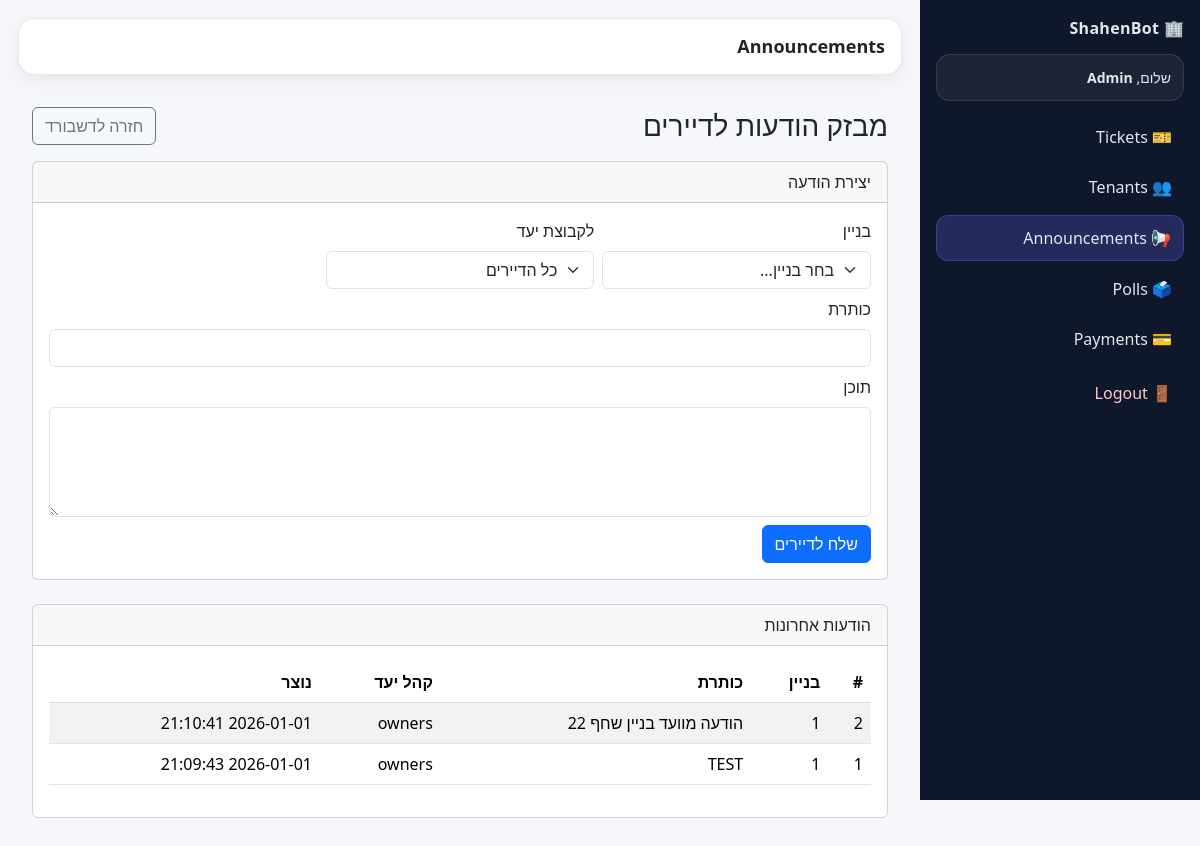
Screenshot of /admin/announcements (signed in) with the database file from the repository.
### tables this page shows
CREATE TABLE staff_users (
            id INTEGER PRIMARY KEY AUTOINCREMENT,
            username TEXT NOT NULL UNIQUE,
            password_hash TEXT NOT NULL,
            role TEXT NOT NULL,          -- 'super_admin' | 'building_admin'
            building_id INTEGER,         -- NULL for super_admin
            created_at TEXT, email TEXT, telegram_user_id TEXT,
            FOREIGN KEY(building_id) REFERENCES buildings(id)
        );

CREATE TABLE announcements (
            id INTEGER PRIMARY KEY AUTOINCREMENT,
            building_id INTEGER NOT NULL,
            title TEXT NOT NULL,
            body TEXT NOT NULL,
            target_group TEXT NOT NULL DEFAULT 'all', -- all/owners/renters
            created_at TEXT NOT NULL DEFAULT (datetime('now'))
            );

### app.py (the view)
@app.get("/admin/announcements")
@admin_required
def admin_announcements():
    staff, role, building_id_scope = get_staff_scope()
    buildings = get_buildings_db() if role == "super_admin" else []
    items = list_announcements_db(building_id_scope)
    return render_template(
        "admin_announcements.html",
        staff=staff,
        role=role,
        buildings=buildings,
        building_id=building_id_scope,
        items=items,
    )

### app.py (called while the page is built)
def get_staff_scope():
    staff_user_id = session.get("staff_user_id")
    if not staff_user_id:
        return None, None, None
    staff = get_staff_user_by_id_db(int(staff_user_id))
    if not staff:
        return None, None, None
    role = staff.get("role")
    if role == "super_admin":
        bid = request.args.get("building_id", type=int)
        return staff, role, bid  # None => all buildings
    elif role == "building_admin":
        bid = staff.get("building_id")
        return staff, role, int(bid) if bid else None
    return staff, role, None

def admin_required(view):
    @wraps(view)
    def wrapped(*args, **kwargs):
        staff, role, bid = get_staff_scope()
        if not staff:
            return redirect(url_for("login"))
        return view(*args, **kwargs)
    return wrapped

@app.context_processor
def inject_current_user():
    tenant_user = None
    tenant_id = session.get("tenant_id")
    if tenant_id:
        tenant_user = get_tenant_by_id_db(int(tenant_id))
    return dict(current_tenant=tenant_user)

### shahenbot_db.py (called while the page is built)
def get_connection():
    conn = sqlite3.connect(DB_PATH)
    conn.row_factory = sqlite3.Row
    return conn

def get_buildings_db():
    conn = get_connection()
    cur = conn.cursor()
    cur.execute("SELECT id, city, street, number, name FROM buildings ORDER BY city, street, number")
    rows = cur.fetchall()
    conn.close()
    return [
        {"id": r[0], "city": r[1], "street": r[2], "number": r[3], "name": r[4]}
        for r in rows
    ]

def get_staff_user_by_id_db(staff_user_id: int) -> dict | None:
    conn = get_connection()
    cur = conn.cursor()
    cur.execute(
        """
        SELECT id, username, role, building_id, created_at
        FROM staff_users
        WHERE id=?
        """,
        (staff_user_id,),
    )
    r = cur.fetchone()
    conn.close()
    if not r:
        return None
    return {
        "id": r[0],
        "username": r[1],
        "role": r[2],
        "building_id": r[3],
        "created_at": r[4],
    }

### templates/admin_announcements.html (shortened to what this page needs)
{% extends "admin_base.html" %}
{% block page_title %}Announcements{% endblock %}
{% block content %}
<div class="container py-3">
  <div class="d-flex align-items-center justify-content-between mb-3">
    <h3 class="m-0">מבזק הודעות לדיירים</h3>
    <a class="btn btn-outline-secondary" href="{{ url_for('admin_dashboard') }}">חזרה לדשבורד</a>
  </div>
  <div class="card mb-4">
    <div class="card-header">יצירת הודעה</div>
    <div class="card-body">
      <form method="post" action="/admin/announcements/create" class="row g-2">
        {% if role == "super_admin" %}
        <div class="col-md-4">
          <label class="form-label">בניין</label>
          <select name="building_id" class="form-select" required>
            <option value="">בחר בניין...</option>
          </select>
        </div>
        {% else %}
          <input type="hidden" name="building_id" value="{{building_id}}">
        {% endif %}
        <div class="col-md-4">
          <label class="form-label">לקבוצת יעד</label>
          <select name="target_group" class="form-select">
            <option value="all">כל הדיירים</option>
          </select>
        </div>
        <div class="col-md-12">
          <label class="form-label">כותרת</label>
          <input class="form-control" name="title" maxlength="120" required>
        </div>
        <div class="col-md-12">
          <label class="form-label">תוכן</label>
          <textarea class="form-control" name="body" rows="4" required></textarea>
        </div>
        <div class="col-12">
          <button class="btn btn-primary">שלח לדיירים</button>
        </div>
      </form>
    </div>
  </div>
  <div class="card">
    <div class="card-header">הודעות אחרונות</div>
    <div class="card-body">
      {% if not items %}
        <div class="alert alert-info m-0">אין הודעות עדיין.</div>
      {% else %}
        <div class="table-responsive">
          <table class="table table-striped align-middle">
            <thead>
              <tr>
                <th>#</th>
                <th>בניין</th>
                <th>כותרת</th>
                <th>קהל יעד</th>
                <th>נוצר</th>
              </tr>
            </thead>
            <tbody>
              {% for a in items %}
                <tr>
                  <td>{{a.id}}</td>
                  <td>{{a.building_id}}</td>
                  <td>{{a.title}}</td>
                  <td>{{a.target_group}}</td>
                  <td>{{a.created_at}}</td>
                </tr>
              {% endfor %}
            </tbody>
          </table>
        </div>
      {% endif %}
    </div>
  </div>
</div>
{% endblock %}

### templates/admin_base.html (shortened to what this page needs)
<!doctype html>
<html lang="he" dir="rtl">
<head>
  <link href="https://cdn.jsdelivr.net/npm/bootstrap@5.3.3/dist/css/bootstrap.min.css" rel="stylesheet">
</head>
<body>
<div class="sb-layout">
  <aside class="sb-sidebar">
    <div class="sb-brand">🏢 ShahenBot</div>
    <div class="sb-userbox">
      <div class="sb-hello">שלום, <b>{{ current_user.username if current_user else "Admin" }}</b></div>
    </div>
    <nav class="sb-nav">
      <a class="sb-link {% if request.endpoint=='admin_dashboard' %}active{% endif %}"
         href="{{ url_for('admin_dashboard') }}">🎫 Tickets</a>
      <a class="sb-link {% if request.endpoint=='admin_tenants' %}active{% endif %}"
         href="{{ url_for('admin_tenants') }}">👥 Tenants</a>
      <a class="sb-link {% if request.endpoint=='admin_announcements' %}active{% endif %}"
         href="{{ url_for('admin_announcements') }}">📢 Announcements</a>
      <a class="sb-link {% if request.endpoint in ['admin_polls','admin_poll_results'] %}active{% endif %}"
         href="{{ url_for('admin_polls') }}">🗳️ Polls</a>
      <a class="sb-link {% if request.endpoint.startswith('admin_payments') %}active{% endif %}"
         href="{{ url_for('admin_payments') }}">💳 Payments</a>
    </nav>
    <div class="sb-footer">
      <a class="sb-link danger" href="{{ url_for('logout') }}">🚪 Logout</a>
    </div>
  </aside>
  <main class="sb-main">
    <div class="sb-topbar">
      <div class="sb-page-title">{% block page_title %}{% endblock %}</div>
    </div>
    <div class="sb-content">
      {% block content %}{% endblock %}
    </div>
  </main>
</div>
</body>
</html>

### templates/admin_base.html (style rules this page uses)
body { background:#f5f7fb; }
.sb-layout { display:flex; min-height:100vh; }
.sb-sidebar { width:280px; flex:0 0 280px; background:#0f172a; color:#e5e7eb; padding:16px; position:sticky; top:0; height:100vh; }
.sb-brand { font-weight:800; letter-spacing:.3px; margin-bottom:14px; }
.sb-userbox { background:rgba(255,255,255,.06); border:1px solid rgba(255,255,255,.10); border-radius:14px; padding:12px; margin-bottom:14px; }
.sb-hello { font-size:14px; }
.sb-nav { display:flex; flex-direction:column; gap:6px; margin-top:10px; }
.sb-link { display:block; text-decoration:none; color:#e5e7eb; padding:10px 12px; border-radius:12px; }
.sb-link.active { background:rgba(99,102,241,.25); border:1px solid rgba(99,102,241,.35); }
.sb-footer { margin-top:auto; padding-top:10px; }
.sb-link.danger { color:#fecaca; }
.sb-main { flex:1; padding:18px; }
.sb-topbar { background:#ffffff; border:1px solid rgba(15,23,42,.10); border-radius:16px; padding:14px 16px; display:flex; align-items:center; justify-content:space-between; box-shadow:0 6px 18px rgba(15,23,42,.06); margin-bottom:14px; }
.sb-page-title { font-size:18px; font-weight:800; }
.sb-content { padding:2px; }

### rows the page displays
staff_users: username "Admin"
announcements: id "2", building_id "1", title "הודעה מוועד בניין שחף 22", target_group "owners", created_at "2026-01-01 21:10:41"
announcements: id "1", building_id "1", title "TEST", target_group "owners", created_at "2026-01-01 21:09:43"
